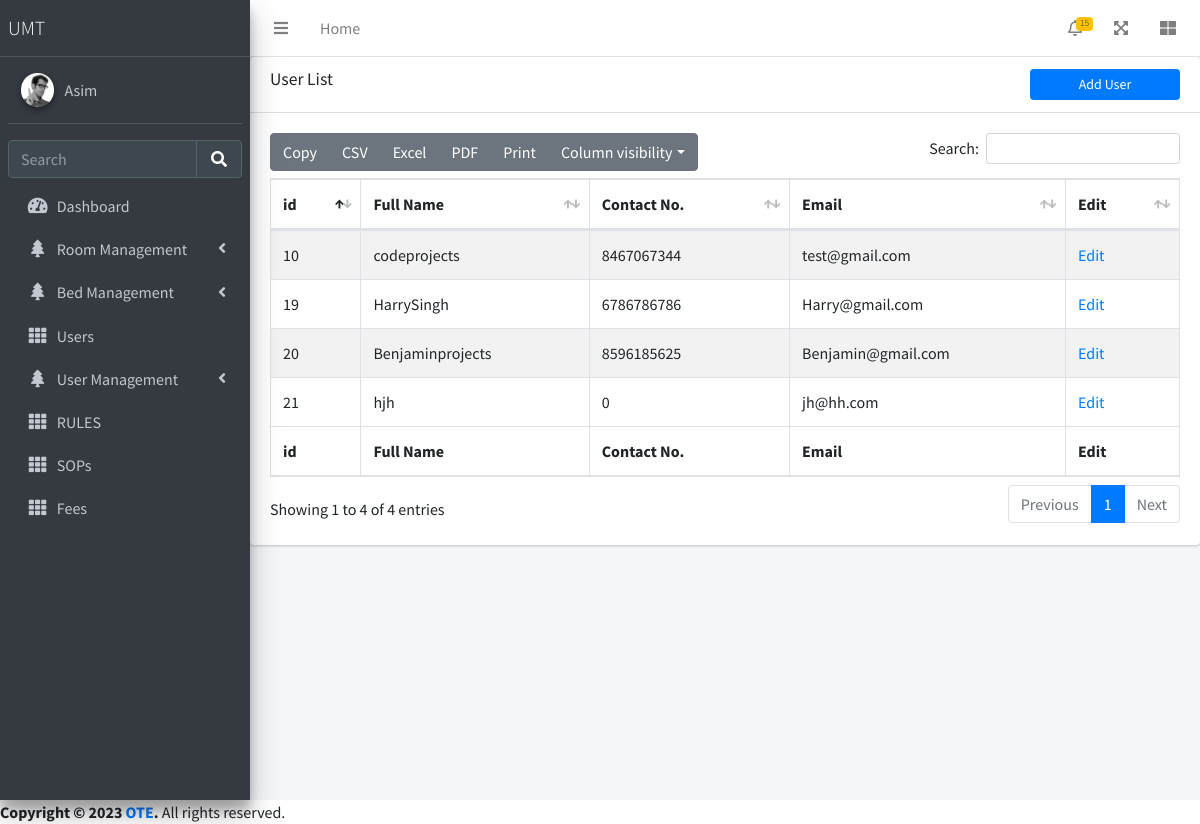
Page /userlist.php on the committed database.
### tables this page shows
CREATE TABLE IF NOT EXISTS `userregistration` (
  `id` int NOT NULL AUTO_INCREMENT,
  `regNo` varchar(255) NOT NULL,
  `firstName` varchar(255) NOT NULL,
  `middleName` varchar(255) NOT NULL,
  `lastName` varchar(255) NOT NULL,
  `gender` varchar(255) NOT NULL,
  `contactNo` bigint NOT NULL,
  `emergencyContact` varchar(20) NOT NULL,
  `cnic` varchar(16) NOT NULL,
  `email` varchar(255) NOT NULL,
  `password` varchar(255) NOT NULL,
  `GuardianName` varchar(50) NOT NULL,
  `GuardianCnic` varchar(20) NOT NULL,
  `address` varchar(300) NOT NULL,
  `Disability` varchar(30) NOT NULL,
  `regDate` timestamp NOT NULL DEFAULT CURRENT_TIMESTAMP,
  `updationDate` varchar(45) NOT NULL,
  `passUdateDate` varchar(45) NOT NULL,
  `roll` varchar(20) NOT NULL,
  `status` varchar(20) NOT NULL,
  PRIMARY KEY (`id`)
);

### userlist.php (the view, shortened to what this page needs)
<?php
include("./include/header.php");
	  $allart = "SELECT * FROM `userregistration` ;";
include("./include/lefnave.php");
?>
<div class="content-wrapper">
<div class="card">
<div class="card-header">
<h3 class="card-title">User List</h3>  <a href="adduser.php"><button type="button" class="btn btn-block btn-primary btn-sm" style="width: 150px; float: right;">Add User</button></a>
</div>
<div class="card-body">
<table id="example1" class="table table-bordered table-striped">
<thead>
<tr>
<th>id</th>
<th>Full Name</th>
<th>Contact No.</th>
<th>Email</th>
<th>Edit</th>
</tr>
</thead>
<tbody>
<?php
 $retval=mysqli_query($conn, $allart);
 			 if ($retval->num_rows > 0) {
				 while ($row = $retval->fetch_assoc()) {
					   $id = $row['id'];
					    $fullname = $row['firstName'].$row['lastName'];
					    $contactNo = $row['contactNo'];
					    $email = $row['email'];
?>
				<tr>
				<td><?php echo $id;?></td>
				<td><?php echo $fullname;?></td>
				<td><?php echo $contactNo;?></td>
				<td><?php echo $email;?></td>
				<td>
					<a href="userupdate.php?id=<?php echo $id;?>">Edit</a>
				</td>
				</tr>
<?php
		}
					}
?>
</tbody>
<tfoot>
<tr>
<th>id</th>
<th>Full Name</th>
<th>Contact No.</th>
<th>Email</th>
<th>Edit</th>
</tr>
</tfoot>
</table>
</div>
</div>
</div>
</div
<?php
	include("./include/footer.php");
?>

### rows in the picture
userregistration: id "10", fullname "codeprojects", contactNo "8467067344", email "test@gmail.com"
userregistration: id "19", fullname "HarrySingh", contactNo "6786786786", email "Harry@gmail.com"
userregistration: id "20", fullname "Benjaminprojects", contactNo "8596185625", email "Benjamin@gmail.com"
userregistration: id "21", firstName "hjh", contactNo "0", email "jh@hh.com"
